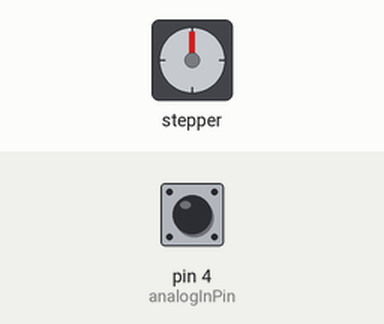
Simulated run of this sketch. Board: Arduino Uno, built with avr-gcc and run on an emulated ATmega328P. Shown: stepper motor. The test bench sets the inputs (shaded band); at power-on: pin 4 (analogInPin) LOW. Stepper angles assume 100 steps per turn.

Above: at 1.2 s.
1.3 s: pin 4 (analogInPin) pulsed HIGH 2 times (0.12 s each, 0.3 s apart)
At 1.57 s:
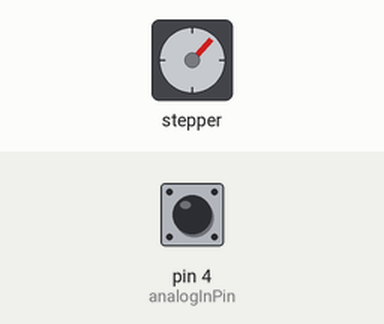
At 2.9 s:
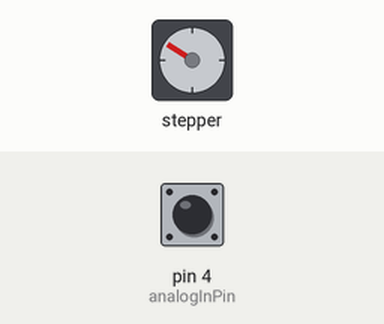
3.5 s: pin 4 (analogInPin) pulsed HIGH 5 times (0.12 s each, 0.3 s apart)
At 6.4 s:
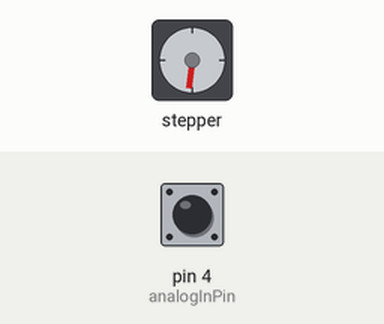
Timing chart, 0 to 7.9 s (numbered marks = the images above; inputs shaded):
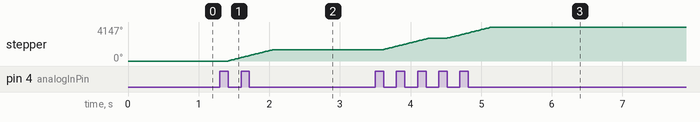

The sketch:

ServoX.ino
```cpp
#include <Stepper.h>

// change this to the number of steps on your motor
#define STEPS 100
const byte analogInPin = 4;
Stepper stepper(STEPS, 0, 1, 2, 3);
unsigned long analogIn;
void setup()
{
    // set the speed of the motor to 50 RPMs
    stepper.setSpeed(360);
    pinMode(analogInPin, INPUT);
}

void loop()
{
    analogIn = pulseIn(analogInPin, HIGH);

    if (analogIn > 1000 && analogIn < 5000)
    {
        stepper.step(-160); //4步模式下旋转一周用2048 步。
    }
    else if (analogIn > 5000)
    {
        stepper.step(384);
    }
}
```

Measured:
- after the input at 1.3 s, stepper: turns 1382° clockwise in 0.62 s, starting after 0.12 s
- after the input at 3.5 s, stepper: turns 2765° clockwise in 1.5 s, starting after 0.12 s
